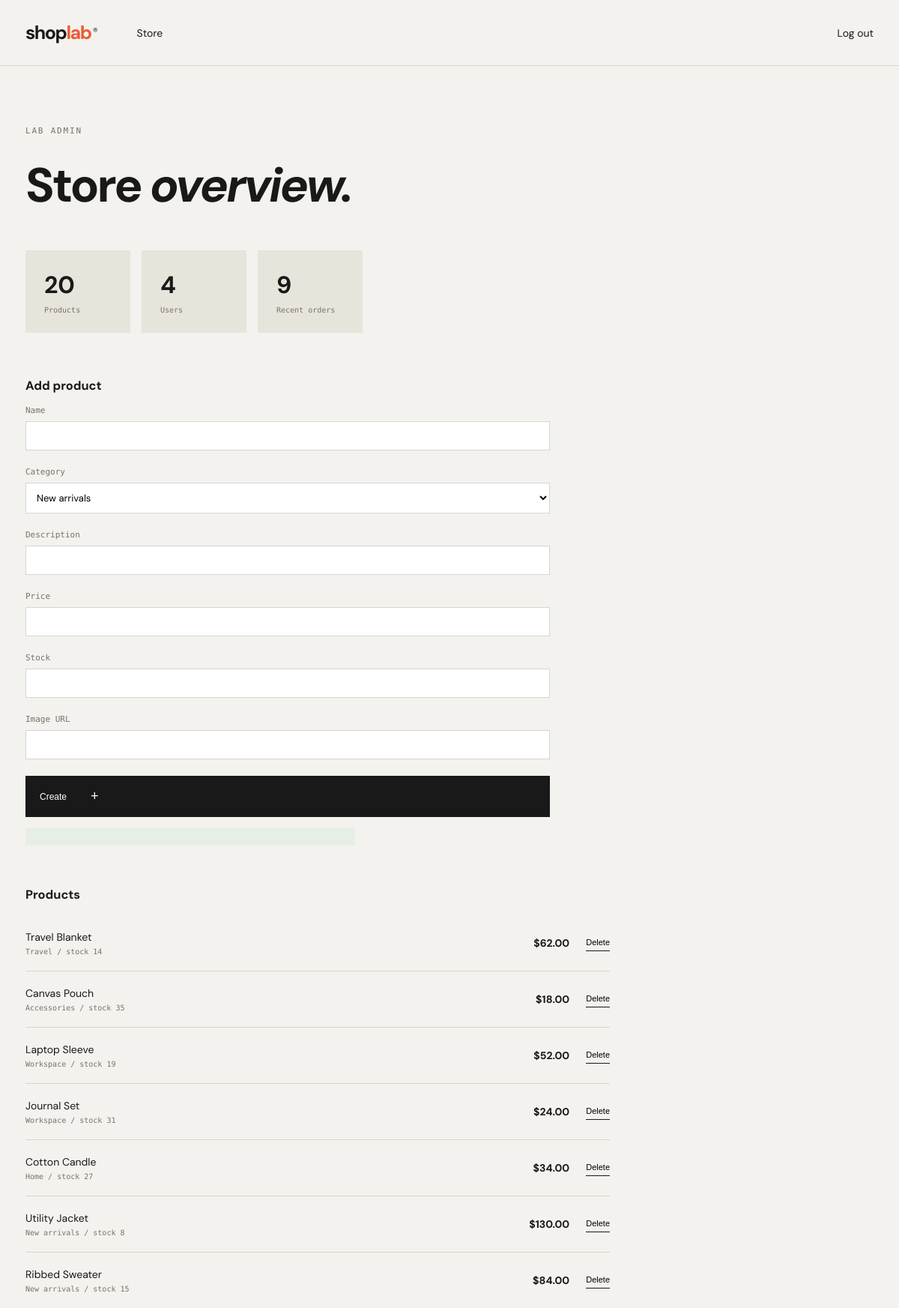
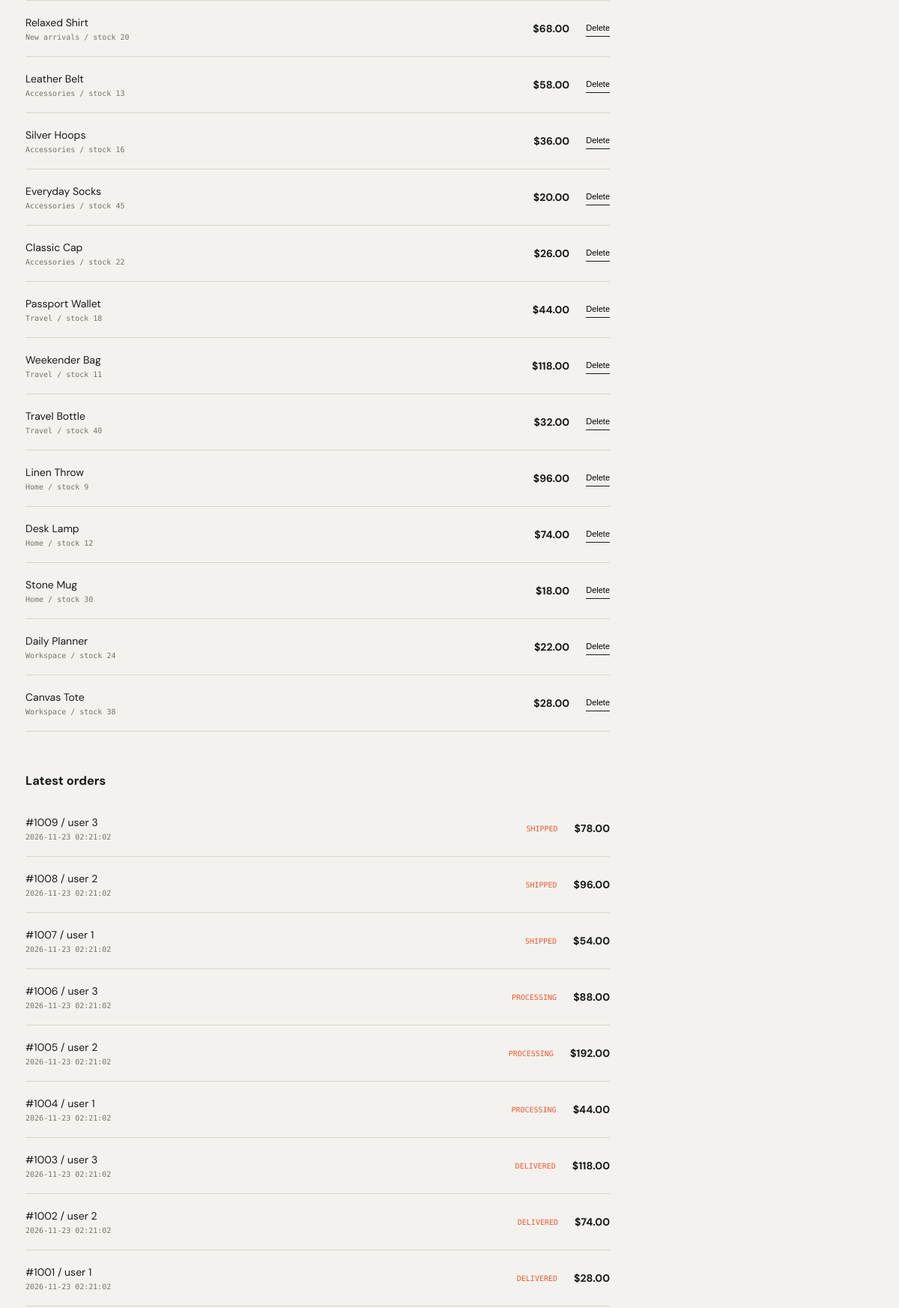
Page /admin (signed in, upper part) on the committed database (2 pictures, top to bottom).
### tables this page shows
CREATE TABLE products (
            id INTEGER PRIMARY KEY, category_id INTEGER NOT NULL, name TEXT NOT NULL,
            description TEXT NOT NULL, price REAL NOT NULL, stock INTEGER NOT NULL,
            image_url TEXT, created_at TEXT DEFAULT CURRENT_TIMESTAMP,
            FOREIGN KEY(category_id) REFERENCES categories(id)
        );

CREATE TABLE categories (
            id INTEGER PRIMARY KEY, name TEXT NOT NULL, description TEXT
        );

CREATE TABLE orders (
            id INTEGER PRIMARY KEY, user_id INTEGER NOT NULL, address_id INTEGER,
            total_price REAL NOT NULL, status TEXT NOT NULL DEFAULT 'Processing',
            created_at TEXT DEFAULT CURRENT_TIMESTAMP,
            FOREIGN KEY(user_id) REFERENCES users(id), FOREIGN KEY(address_id) REFERENCES addresses(id)
        );

### app.py (the view)
@app.get("/admin")
@login_required
def admin():
    if current_user()["role"] != "admin":
        return "Akses admin diperlukan.", 403
    return render_template(
        "admin.html",
        products=db().execute("SELECT p.*, c.name category FROM products p JOIN categories c ON c.id=p.category_id ORDER BY p.id DESC").fetchall(),
        users=db().execute("SELECT id,name,email,role FROM users").fetchall(),
        orders=db().execute("SELECT * FROM orders ORDER BY id DESC LIMIT 20").fetchall(),
        categories=db().execute("SELECT * FROM categories ORDER BY id").fetchall(),
    )

### app.py (called while the page is built)
def db():
    if "db" not in g:
        g.db = sqlite3.connect(DATABASE)
        g.db.row_factory = sqlite3.Row
        g.db.execute("PRAGMA foreign_keys = ON")
    return g.db

@app.before_request
def ensure_database():
    init_db()

def current_user():
    user_id = session.get("user_id")
    return db().execute("SELECT id,name,email,role FROM users WHERE id=?", (user_id,)).fetchone() if user_id else None

def login_required(view):
    @wraps(view)
    def wrapped(*args, **kwargs):
        if not current_user():
            flash("Silakan masuk terlebih dahulu.", "error")
            return redirect(url_for("login", next=request.path))
        return view(*args, **kwargs)
    return wrapped

@app.context_processor
def inject_globals():
    return {"user": current_user(), "cart_count": sum(session.get("cart", {}).values())}

### templates/admin.html (shortened to what this page needs)
<!doctype html>
<html lang="id">
<head><meta charset="utf-8"><meta name="viewport" content="width=device-width,initial-scale=1"><title>Admin — ShopLab</title><link rel="stylesheet" href="{{ url_for('static', filename='style.css') }}"></head>
<body><nav class="nav wrap"><a class="brand" href="{{ url_for('home') }}">shop<span>lab</span><sup>®</sup></a><div class="nav-links"><a href="{{ url_for('home') }}">Store</a></div><a href="{{ url_for('logout') }}">Log out</a></nav>
<main class="simple-page wrap"><p class="kicker">LAB ADMIN</p><h1>Store <em>overview.</em></h1>
<div class="admin-stats"><div><b>{{ products|length }}</b><small>Products</small></div><div><b>{{ users|length }}</b><small>Users</small></div><div><b>{{ orders|length }}</b><small>Recent orders</small></div></div>
<section class="admin-section"><h3>Add product</h3><form id="add-product" class="auth-form admin-form"><label>Name<input name="name" required></label><label>Category<select name="category_id">{% for category in categories %}<option value="{{ category.id }}">{{ category.name }}</option>{% endfor %}</select></label><label>Description<input name="description" required></label><label>Price<input name="price" type="number" step="0.01" required></label><label>Stock<input name="stock" type="number" required></label><label>Image URL<input name="image_url"></label><button class="dark-btn" type="submit">Create <span>+</span></button></form><p id="admin-message" class="notice"></p></section>
<section class="admin-section"><h3>Products</h3>{% for product in products %}<div class="order-row"><span>{{ product.name }}<small>{{ product.category }} / stock {{ product.stock }}</small></span><strong>${{ '%.2f'|format(product.price) }}</strong><button class="remove-btn" type="button" onclick="deleteProduct({{ product.id }})">Delete</button></div>{% endfor %}</section>
<section class="admin-section"><h3>Latest orders</h3>{% for order in orders %}<div class="order-row"><span>#{{ order.id }} / user {{ order.user_id }}<small>{{ order.created_at }}</small></span><span class="status">{{ order.status }}</span><strong>${{ '%.2f'|format(order.total_price) }}</strong></div>{% endfor %}</section>
</main>
</body></html>

### static/style.css (style rules this page uses)
:root { --ink:#191919;--cream:#f4f2ee;--line:#d8d5cf;--orange:#eb5b35;--muted:#77736d }
* { box-sizing:border-box }
body { margin:0;background:var(--cream);color:var(--ink);font:14px 'DM Sans',sans-serif }
.wrap { max-width:1240px;margin:auto;padding-left:34px;padding-right:34px }
.nav { height:88px;display:flex;align-items:center;border-bottom:1px solid var(--line);gap:54px }
.brand { font-weight:700;font-size:25px;letter-spacing:-1.5px;text-decoration:none;color:var(--ink) }
.brand span { color:var(--orange) }
.brand sup { font:9px 'DM Mono';margin-left:3px }
.nav-links,.nav-actions { display:flex;align-items:center;gap:26px }
.nav-links { flex:1 }
.nav a { color:var(--ink);text-decoration:none }
.kicker { font:11px 'DM Mono';letter-spacing:1.8px;color:var(--muted);margin:0 0 25px }
.dark-btn { display:inline-flex;align-items:center;gap:32px;background:var(--ink);color:#fff;text-decoration:none;padding:17px 19px;font-size:12px;border:0;cursor:pointer }
.dark-btn span { font-size:18px }
.auth,.simple-page { padding-top:80px;padding-bottom:100px }
.auth h1,.simple-page h1 { font-size:64px;letter-spacing:-3px;margin:0 0 45px }
.auth-form { max-width:440px;display:grid;gap:22px }
.auth-form label { font:11px 'DM Mono';color:var(--muted);display:grid;gap:8px }
.auth-form input { border:0;border-bottom:1px solid var(--ink);background:none;padding:12px 0;font:15px 'DM Sans';outline:0 }
.notice { padding:12px;background:#e7eee6;max-width:440px }
.line-item,.order-row { display:flex;align-items:center;gap:22px;border-bottom:1px solid var(--line);padding:20px 0;max-width:700px }
.order-row { max-width:780px;text-decoration:none;color:var(--ink);justify-content:space-between }
.order-row span:first-child { flex:1 }
.order-row small { display:block;color:var(--muted);font:10px 'DM Mono';margin-top:5px }
.status { font:10px 'DM Mono';color:var(--orange);text-transform:uppercase }
.admin-stats { display:flex;gap:15px;margin-bottom:60px }
.admin-stats div { padding:25px;background:#e7e4dc;min-width:140px }
.admin-stats b,.admin-stats small { display:block }
.admin-stats b { font-size:32px }
.admin-stats small { font:10px 'DM Mono';color:var(--muted);margin-top:7px }
.qty-form button,.remove-btn { border:0;border-bottom:1px solid var(--ink);background:none;padding:5px 0;font-size:11px;cursor:pointer }
.remove-btn { margin-left:auto }
.admin-section { margin-top:55px }
.admin-form { max-width:700px }
.admin-form label { display:grid }
.admin-form input,.admin-form select { border:1px solid var(--line);background:#fff;padding:10px;font:13px 'DM Sans' }

### rows in the picture
products: name "Travel Blanket", category "Travel", stock "14", price "62.00"
products: name "Canvas Pouch", category "Accessories", stock "35", price "18.00"
products: name "Laptop Sleeve", category "Workspace", stock "19", price "52.00"
products: name "Journal Set", category "Workspace", stock "31", price "24.00"
products: name "Cotton Candle", category "Home", stock "27", price "34.00"
products: name "Utility Jacket", category "New arrivals", stock "8", price "130.00"
products: name "Ribbed Sweater", category "New arrivals", stock "15", price "84.00"
products: name "Relaxed Shirt", category "New arrivals", stock "20", price "68.00"
products: name "Leather Belt", category "Accessories", stock "13", price "58.00"
products: name "Silver Hoops", category "Accessories", stock "16", price "36.00"
products: name "Everyday Socks", category "Accessories", stock "45", price "20.00"
products: name "Classic Cap", category "Accessories", stock "22", price "26.00"
products: name "Passport Wallet", category "Travel", stock "18", price "44.00"
products: name "Weekender Bag", category "Travel", stock "11", price "118.00"
products: name "Travel Bottle", category "Travel", stock "40", price "32.00"
products: name "Linen Throw", category "Home", stock "9", price "96.00"
products: name "Desk Lamp", category "Home", stock "12", price "74.00"
products: name "Stone Mug", category "Home", stock "30", price "18.00"
products: name "Daily Planner", category "Workspace", stock "24", price "22.00"
products: name "Canvas Tote", category "Workspace", stock "38", price "28.00"
orders: id "1009", user_id "3", created_at "2026-11-23 02:21:02", status "SHIPPED", total_price "78.00"
orders: id "1008", user_id "2", created_at "2026-11-23 02:21:02", status "SHIPPED", total_price "96.00"
orders: id "1007", user_id "1", created_at "2026-11-23 02:21:02", status "SHIPPED", total_price "54.00"
orders: id "1006", user_id "3", created_at "2026-11-23 02:21:02", status "PROCESSING", total_price "88.00"
orders: id "1005", user_id "2", created_at "2026-11-23 02:21:02", status "PROCESSING", total_price "192.00"
orders: id "1004", user_id "1", created_at "2026-11-23 02:21:02", status "PROCESSING", total_price "44.00"
orders: id "1003", user_id "3", created_at "2026-11-23 02:21:02", status "DELIVERED", total_price "118.00"
orders: id "1002", user_id "2", created_at "2026-11-23 02:21:02", status "DELIVERED", total_price "74.00"
orders: id "1001", user_id "1", created_at "2026-11-23 02:21:02", status "DELIVERED", total_price "28.00"

### other values in the picture
{{ products|length }} "20"
{{ users|length }} "4"
{{ orders|length }} "9"
form field category_id "New arrivals"
